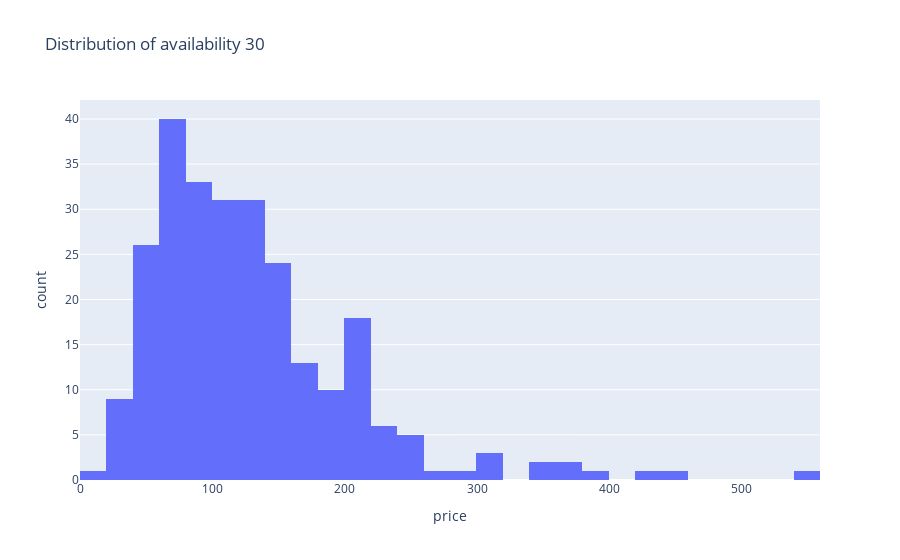

Notebook code cell kept with this figure:
### Code cell
import plotly.express as px
df_30 = merged_df[(merged_df['country']=='United States') & (merged_df['property_type']=='Apartment')&(merged_df['availability_30']==0)] 
fig = px.histogram(data_frame = df_30,
             x = 'price',
             title = 'Distribution of availability 30')
fig.show()

### Figure 1 — Plotly figure (JSON) as saved in the notebook; plotly's stock layout.template omitted (floating-point values rounded to 4 significant figures; data arrays with more than 128 entries replaced by an {"elided": "..."} marker saying what was removed)
{"data": [{"alignmentgroup": "True", "bingroup": "x", "hovertemplate": "price=%{x}<br>count=%{y}<extra></extra>", "legendgroup": "", "marker": {"color": "#636efa", "pattern": {"shape": ""}}, "name": "", "offsetgroup": "", "orientation": "v", "showlegend": false, "type": "histogram", "x": {"elided": "260 int values"}, "xaxis": "x", "yaxis": "y"}], "layout": {"barmode": "relative", "legend": {"tracegroupgap": 0}, "title": {"text": "Distribution of availability 30"}, "xaxis": {"anchor": "y", "domain": [0, 1], "title": {"text": "price"}}, "yaxis": {"anchor": "x", "domain": [0, 1], "title": {"text": "count"}}}}
